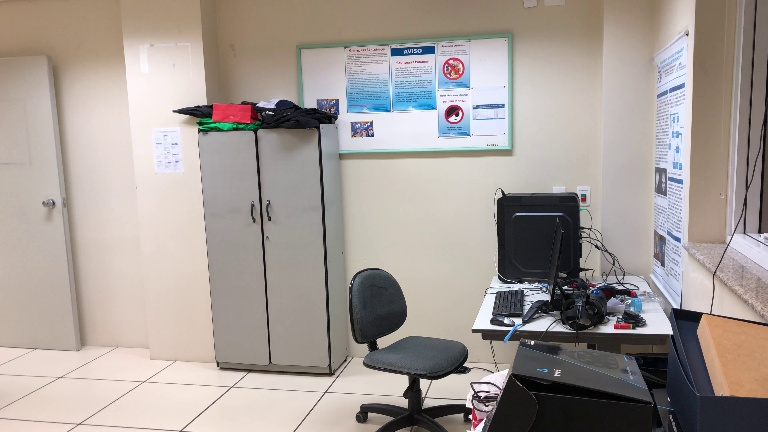
#> input picture images/scottsdale/frame0.jpg, 768 x 432 px; its folder holds 4 pictures in this run
$ python image_stitching.py --images images/scottsdale --output out.png
#> lines starting #> are read from the running program, lines starting #| are printed output that depends on the picture
# USAGE
# python image_stitching.py --images images/scottsdale --output output.png --crop 1

# import the necessary packages
from imutils import paths
import numpy as np
import argparse
import imutils
import cv2

# construct the argument parser and parse the arguments
ap = argparse.ArgumentParser()
ap.add_argument("-i", "--images", type=str, required=True,
	help="path to input directory of images to stitch")
ap.add_argument("-o", "--output", type=str, required=True,
	help="path to the output image")
ap.add_argument("-c", "--crop", type=int, default=0,
	help="whether to crop out largest rectangular region")
args = vars(ap.parse_args())

# grab the paths to the input images and initialize our images list
print("[INFO] loading images...")
imagePaths = sorted(list(paths.list_images("C:/Users/User/PycharmProjects/image-stitching-opencv/images/scottsdale")))
images = []

# loop over the image paths, load each one, and add them to our
# images to stich list
for imagePath in imagePaths:
	image = cv2.imread(imagePath)
#> image is the input picture: shape (432, 768, 3); mean B, G, R 150.8, 156, 164.7
	images.append(image)

# initialize OpenCV's image sticher object and then perform the image
# stitching
print("[INFO] stitching images...")
stitcher = cv2.createStitcher() if imutils.is_cv3() else cv2.Stitcher_create()
(status, stitched) = stitcher.stitch(images)
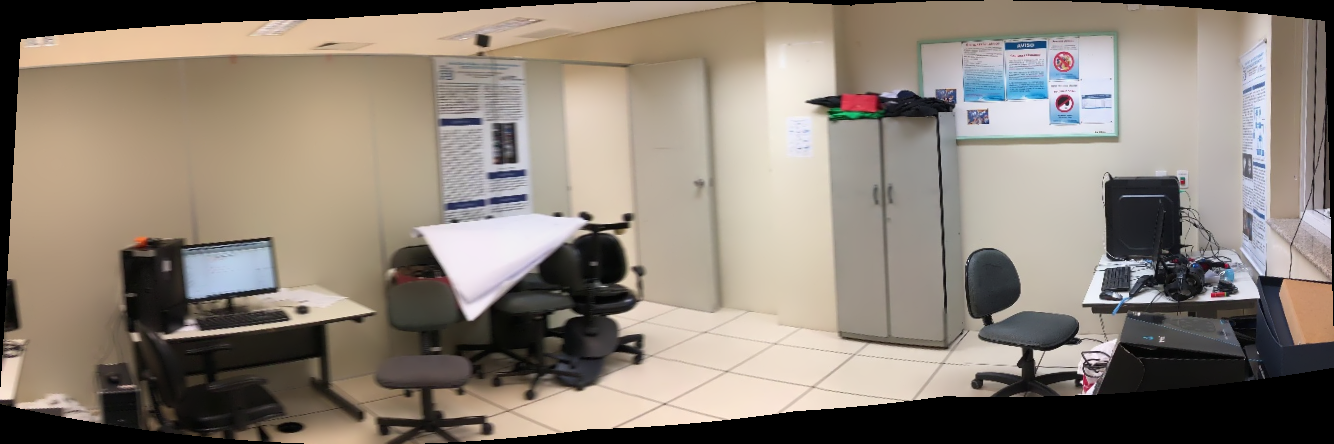
#> stitched: shape (444, 1334, 3); mean of channels 0, 1, 2 118.6, 129.7, 140; drawn as B, G, R

# if the status is '0', then OpenCV successfully performed image
# stitching
if status == 0:
	# check to see if we supposed to crop out the largest rectangular
	# region from the stitched image
	if args["crop"] > 0:
		# create a 10 pixel border surrounding the stitched image
		print("[INFO] cropping...")
		stitched = cv2.copyMakeBorder(stitched, 10, 10, 10, 10,
			cv2.BORDER_CONSTANT, (0, 0, 0))

		# convert the stitched image to grayscale and threshold it
		# such that all pixels greater than zero are set to 255
		# (foreground) while all others remain 0 (background)
		gray = cv2.cvtColor(stitched, cv2.COLOR_BGR2GRAY)
		thresh = cv2.threshold(gray, 0, 255, cv2.THRESH_BINARY)[1]

		# find all external contours in the threshold image then find
		# the *largest* contour which will be the contour/outline of
		# the stitched image
		cnts = cv2.findContours(thresh.copy(), cv2.RETR_EXTERNAL,
			cv2.CHAIN_APPROX_SIMPLE)
		cnts = imutils.grab_contours(cnts)
		c = max(cnts, key=cv2.contourArea)

		# allocate memory for the mask which will contain the
		# rectangular bounding box of the stitched image region
		mask = np.zeros(thresh.shape, dtype="uint8")
		(x, y, w, h) = cv2.boundingRect(c)
		cv2.rectangle(mask, (x, y), (x + w, y + h), 255, -1)

		# create two copies of the mask: one to serve as our actual
		# minimum rectangular region and another to serve as a counter
		# for how many pixels need to be removed to form the minimum
		# rectangular region
		minRect = mask.copy()
		sub = mask.copy()

		# keep looping until there are no non-zero pixels left in the
		# subtracted image
		while cv2.countNonZero(sub) > 0:
			# erode the minimum rectangular mask and then subtract
			# the thresholded image from the minimum rectangular mask
			# so we can count if there are any non-zero pixels left
			minRect = cv2.erode(minRect, None)
			sub = cv2.subtract(minRect, thresh)

		# find contours in the minimum rectangular mask and then
		# extract the bounding box (x, y)-coordinates
		cnts = cv2.findContours(minRect.copy(), cv2.RETR_EXTERNAL,
			cv2.CHAIN_APPROX_SIMPLE)
		cnts = imutils.grab_contours(cnts)
		c = max(cnts, key=cv2.contourArea)
		(x, y, w, h) = cv2.boundingRect(c)

		# use the bounding box coordinates to extract the our final
		# stitched image
		stitched = stitched[y:y + h, x:x + w]

	# write the output stitched image to disk
	cv2.imwrite(args["output"], stitched)

	# display the output stitched image to our screen
	cv2.imshow("Stitched", stitched)
	cv2.waitKey(0)

# otherwise the stitching failed, likely due to not enough keypoints)
# being detected
else:
	print("[INFO] image stitching failed ({})".format(status))
